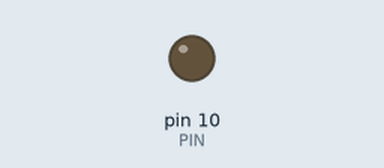
This sketch was run on a simulated Arduino Uno, built with avr-gcc and run on an emulated ATmega328P. On the bench: output pins drawn as LEDs (lit = HIGH).

Above: at 0.05 s.
At 2.5 s:
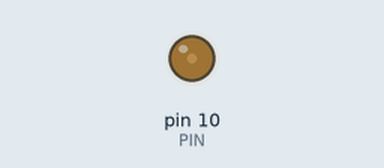
At 4.3 s:
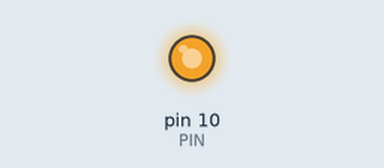
At 6.1 s:
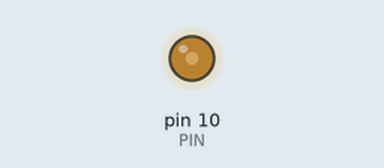
Timing chart, 0 to 7.9 s (numbered marks = the images above):
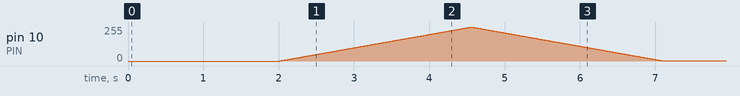

The sketch:

Alarm.ino
```cpp
/*
Guide for Controlling Lights:   https://learn.adafruit.com/rgb-led-strips/arduino-code
Guide for Using Time functions: https://www.pjrc.com/teensy/td_libs_TimeAlarms.html
*/

#include <TimeLib.h>
#include <TimeAlarms.h>

#define PIN 10            // control pin
#define DELAY 10          // 20ms internal delay; increase for slower fades
#define DAYINSECS 86400   // Total number of seconds in a single day

long countDown = 2700 * 1000;

void setup() {

  pinMode(PIN, OUTPUT);

  // Setting time format (24 hour):
  // HOUR, MINS, SECS, MONTH, DAY, YEAR (20XX)
  setTime(8, 38, 00, 2, 26, 18);

  // Setting up when the alarm should go off
  Alarm.alarmRepeat(6, 30, 00, fade);
  Alarm.alarmRepeat(8, 38, 1, fade);

}

void loop() {
  // digitalClockDisplay();
  Alarm.delay(1000); // wait one second between clock display
  // fade();
}

void fade() {

while(countDown != 0){
  delay(1000);

    // fade in
    for(int i=0; i< 255; i++) {
      analogWrite(PIN, i);
      delay(DELAY);
    }

    // fade out
    for(int i=0; i< 255; i++) {
      analogWrite(PIN, 255 - i);
      delay(DELAY);
    }
    countDown -= 1000;
  }
  countDown = 2700 * 1000;
}
```
